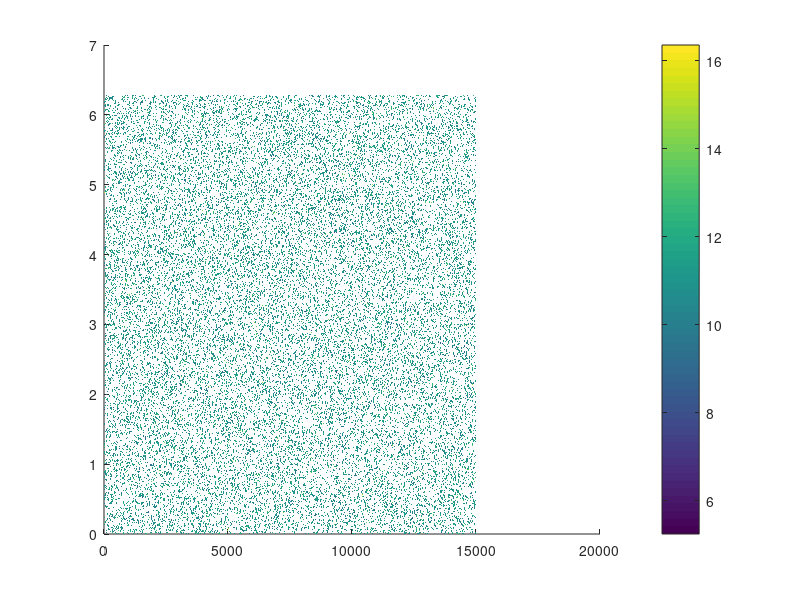

Write MATLAB code to recreate this figure.
%% Simulation of radar signals for weather application

K = 0.93; % Water droplet ratio of refractive index

dR = 2.27; 
R_max = 15e3;

r = eps:dR:R_max;

phi = linspace(eps, 360, 360) .* pi/180;

[R, Phi] = meshgrid(r, phi);

% figure; surface(r, phi, ones(size(R))); shading flat; colorbar;

X = normrnd(1, 0.5, size(R)) + normrnd(10, 1, size(R)); % + 19 + (20 -19) .* rand(size(R));

figure; surface(r, phi, X); shading flat; colorbar;

%% Random field generator


% corr.name = 'gauss';
% corr.c0 = 1;
% corr.c1 = 0; 
% corr.sigma = 2;
% mesh1 = R;
% 
% C = correlation_fun(corr,mesh1);


